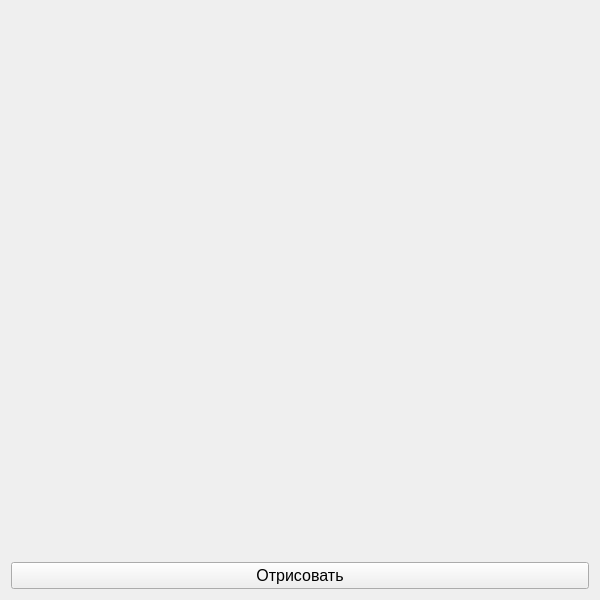
<?xml version="1.0" encoding="UTF-8"?>
<ui version="4.0">
 <class>Form</class>
 <widget class="QWidget" name="Form">
  <property name="geometry">
   <rect>
    <x>0</x>
    <y>0</y>
    <width>600</width>
    <height>600</height>
   </rect>
  </property>
  <property name="maximumSize">
   <size>
    <width>600</width>
    <height>600</height>
   </size>
  </property>
  <property name="windowTitle">
   <string>Window</string>
  </property>
  <layout class="QGridLayout" name="gridLayout">
   <item row="1" column="0">
    <widget class="QPushButton" name="button">
     <property name="font">
      <font>
       <pointsize>12</pointsize>
      </font>
     </property>
     <property name="text">
      <string>Отрисовать</string>
     </property>
    </widget>
   </item>
   <item row="0" column="0">
    <spacer name="spacer">
     <property name="orientation">
      <enum>Qt::Vertical</enum>
     </property>
     <property name="sizeHint" stdset="0">
      <size>
       <width>20</width>
       <height>40</height>
      </size>
     </property>
    </spacer>
   </item>
  </layout>
 </widget>
 <resources/>
 <connections/>
</ui>
